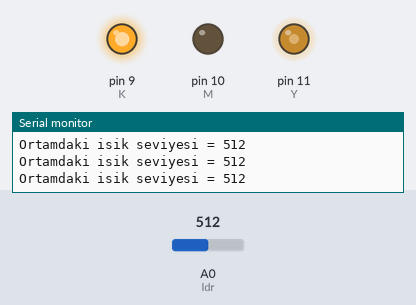
A sketch run on a simulated Arduino Uno, built with avr-gcc and run on an emulated ATmega328P. Shown: output pins drawn as LEDs (lit = HIGH), the last lines printed to the serial monitor. The test bench sets the inputs (shaded band); at power-on: A0 (ldr) = 512.

Above: at 1.2 s.
1.3 s: A0 (ldr) set to 539
At 2.3 s:
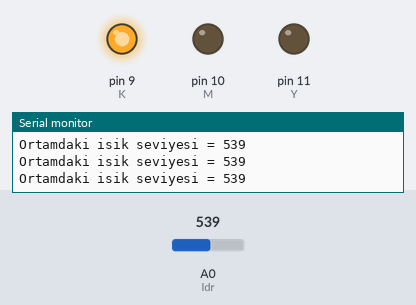
2.8 s: A0 (ldr) set to 582
At 4.0 s:
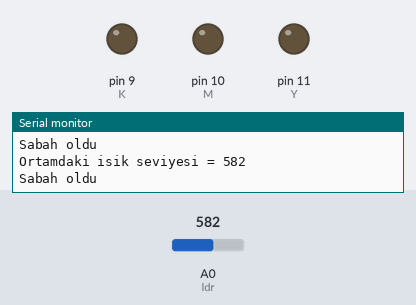
4.3 s: A0 (ldr) set to 490
At 5.5 s:
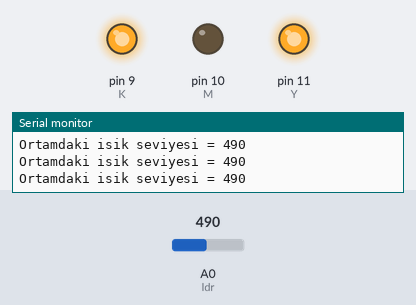
5.8 s: A0 (ldr) set to 513
At 6.8 s:
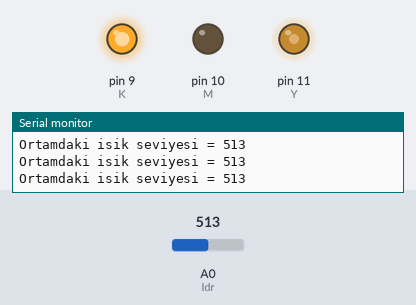
8.8 s: A0 (ldr) set to 540
At 10.2 s:
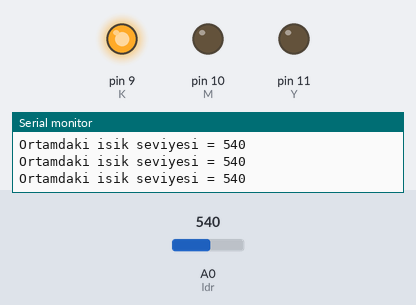
Timing chart, 0 to 11.3 s (numbered marks = the images above; inputs shaded):
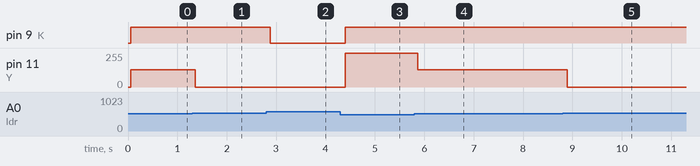

The sketch:

isiga_duyarli_lamba.ino
```cpp
int ldr = A0;
int isik;
int K = 9;
int M = 10;
int Y = 11;

//maksimum deger 679
//minimum deger 6

//570-530 arası kırmızı (isik > 530)
//530-500 arası turuncu (isik > 500)
// else - isik<500 - sarı renk

void setup()
{
  pinMode(K, OUTPUT);
  pinMode(M, OUTPUT);
  pinMode(Y, OUTPUT);
  Serial.begin(9600);
}

void loop()
{
  isik = analogRead(ldr);
  Serial.print("Ortamdaki isik seviyesi = ");
  Serial.println(isik);
  delay(50);

  if (isik > 570){
    analogWrite(K, 0);
    analogWrite(M, 0);
    analogWrite(Y, 0);
    Serial.println("Sabah oldu");
  } else if (isik > 530) {
    analogWrite(K, 255);
    analogWrite(M, 0);
    analogWrite(Y, 0);
  } else if (isik > 500){ // turuncu
    analogWrite(K, 255);
    analogWrite(M, 0);
    analogWrite(Y, 128);
  } else {
    analogWrite(K, 255);
    analogWrite(M, 0);
    analogWrite(Y, 255);
  }
}
```

Measured:
- the behaviour switches between 530 and 531 on A0 (ldr) (found by bisection; images 0 and 1)
- the behaviour switches between 570 and 571 on A0 (ldr) (found by bisection; images 1 and 2)
- the behaviour switches between 500 and 501 on A0 (ldr) (found by bisection; images 3 and 4)
- after the input at 1.3 s, pin 11 (Y): 128/255 → 0/255 after 0.06 s
- after the input at 2.8 s, pin 9 (K): HIGH → LOW after 0.08 s
- after the input at 4.3 s, pin 9 (K): LOW → HIGH after 0.10 s; pin 11 (Y): 0/255 → 255/255 after 0.10 s
- after the input at 5.8 s, pin 11 (Y): 255/255 → 128/255 after 0.06 s
- after the input at 8.8 s, pin 11 (Y): 128/255 → 0/255 after 0.09 s
